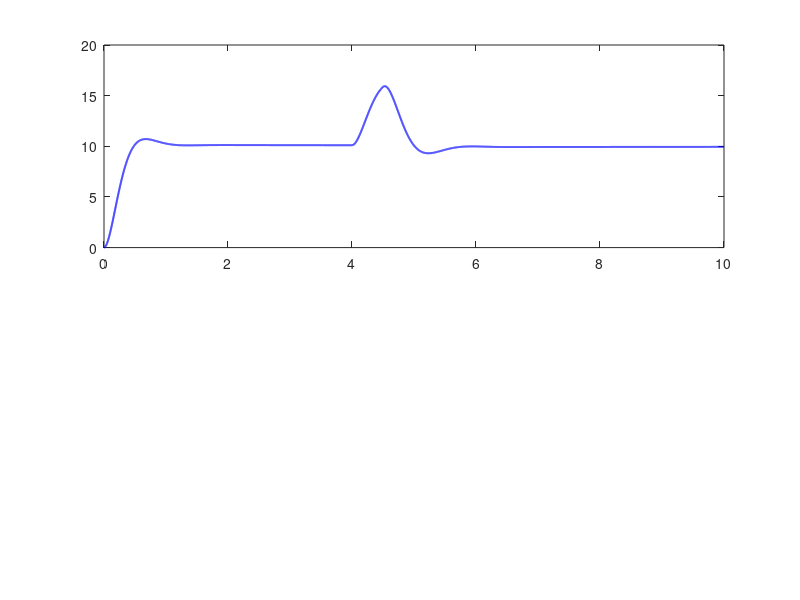

Reproduce this figure in MATLAB. (Note: this script raises an error after producing the figure.)

clear; clc; close all;

% Simulation settings
dt = 0.001;
T = 10;
t = 0:dt:T;
N = length(t);

% Nominal UAV parameters
I0 = [0.020; 0.025];   % Nominal roll/pitch inertia
b  = [0.020; 0.020];   % Angular damping

% Fixed PID gains (same as baseline)
Kp = [0.8; 0.8];
Ki = [0.05; 0.05];
Kd = [0.15; 0.15];

% Desired angles: roll 10 deg, pitch -5 deg
ref = deg2rad([10; -5]);

% Data arrays
angle = zeros(2,N);
rate = zeros(2,N);
torque = zeros(2,N);
disturbance = zeros(2,N);
inertia = zeros(2,N);
integral = zeros(2,1);

for k = 1:N-1

    % Illustrative inertia variation
    % Roll inertia increases by 30% from 4 to 6 seconds
    % Pitch inertia increases by 20% from 6 to 8 seconds
    inertia(:,k) = I0;

    if t(k) >= 4 && t(k) < 6
        inertia(1,k) = 1.30*I0(1);
    end

    if t(k) >= 6 && t(k) < 8
        inertia(2,k) = 1.20*I0(2);
    end

    % External torque disturbances
    if t(k) >= 4 && t(k) < 4.5
        disturbance(1,k) = 0.08;
    end

    if t(k) >= 6 && t(k) < 6.4
        disturbance(2,k) = -0.08;
    end

    % Fixed-gain PID
    error = ref - angle(:,k);
    integral = integral + error*dt;
    integral = max(min(integral,2),-2);

    u = Kp.*error + Ki.*integral - Kd.*rate(:,k);
    torque(:,k) = max(min(u,0.5),-0.5);

    % Variable-inertia attitude dynamics
    acceleration = (torque(:,k) + disturbance(:,k) ...
        - b.*rate(:,k))./inertia(:,k);

    % Numerical integration
    rate(:,k+1) = rate(:,k) + acceleration*dt;
    angle(:,k+1) = angle(:,k) + rate(:,k+1)*dt;
end

inertia(:,N) = inertia(:,N-1);
torque(:,N) = torque(:,N-1);

% Plot attitude response
figure;
subplot(2,1,1);
plot(t,rad2deg(angle(1,:)),'b','LineWidth',1.4);
hold on; yline(10,'--k');
grid on; ylabel('Roll (deg)');
legend('Actual','Reference');

subplot(2,1,2);
plot(t,rad2deg(angle(2,:)),'r','LineWidth',1.4);
hold on; yline(-5,'--k');
grid on; ylabel('Pitch (deg)');
xlabel('Time (s)');
legend('Actual','Reference');

% Plot inertia variation
figure;
plot(t,inertia(1,:),'b',t,inertia(2,:),'r', ...
    'LineWidth',1.4);
grid on;
xlabel('Time (s)');
ylabel('Moment of inertia (kg m^2)');
legend('Roll inertia','Pitch inertia');
title('Illustrative Time-Varying Inertia');
fprintf('Final roll: %.2f deg\n',rad2deg(angle(1,end)));
fprintf('Final pitch: %.2f deg\n',rad2deg(angle(2,end)));
fprintf('Final roll inertia: %.4f kg m^2\n',inertia(1,end));
fprintf('Final pitch inertia: %.4f kg m^2\n',inertia(2,end));

% Tracking error in degrees
error_deg = rad2deg(ref - angle);

% Disturbance and recovery windows
roll_window = t >= 4 & t <= 5.5;
pitch_window = t >= 6 & t <= 7.5;

% Mean squared error during disturbance and recovery
roll_mse = mean(error_deg(1,roll_window).^2);
pitch_mse = mean(error_deg(2,pitch_window).^2);

% Maximum absolute tracking error in each window
roll_peak = max(abs(error_deg(1,roll_window)));
pitch_peak = max(abs(error_deg(2,pitch_window)));

fprintf('\n--- Variable-Inertia PID Results ---\n');
fprintf('Roll disturbance MSE: %.4f deg^2\n',roll_mse);
fprintf('Pitch disturbance MSE: %.4f deg^2\n',pitch_mse);
fprintf('Roll peak error: %.4f deg\n',roll_peak);
fprintf('Pitch peak error: %.4f deg\n',pitch_peak);
